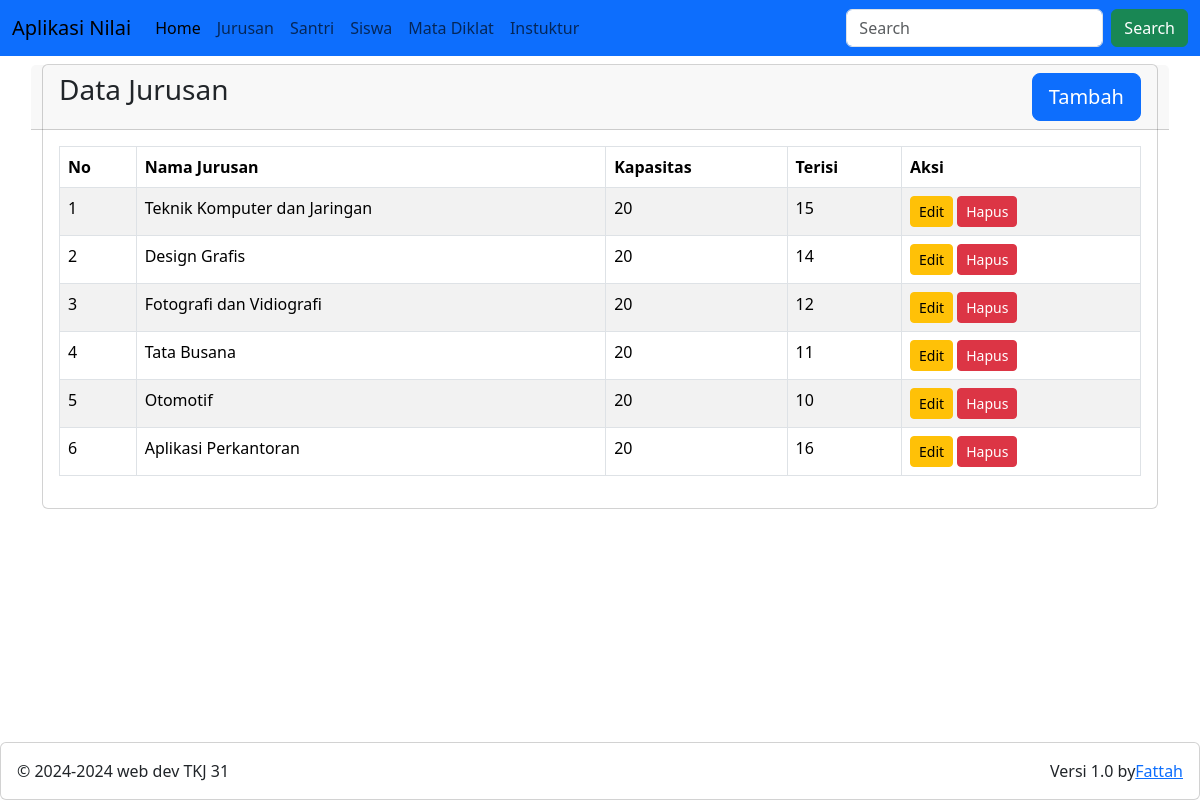
/?m=jurusan, run on the app's committed database.
### tables this page shows
CREATE TABLE `majors` (
  `id` int(11) NOT NULL,
  `name` varchar(75) DEFAULT NULL,
  `capacity` int(11) DEFAULT NULL,
  `fill` int(11) DEFAULT NULL
);

### jurusan/view.php (the view)
<div class="row">
    <div class="col-12">
        <div class="card">
            <div class="card-header row">
                <div class="card-title h3 col-8"> Data Jurusan</div>
                <div class="col-4">
                      <a href="?m=jurusan&s=add" class="btn btn-lg btn-primary float-end">Tambah</a>
                </div>
            </div>
            <div class="card-body">
                <table class="table table-bordered table-striped table-hover">
                    <thead>
                        <tr>
                            <th>No</th>
                            <th>Nama Jurusan</th>
                            <th>Kapasitas</th>
                            <th>Terisi</th>
                            <th>Aksi</th>
                        </tr>
                    </thead>
                    <tbody>
                        <?php
                        include_once('config.php');
                        $sql = "SELECT * FROM majors";
                        $result=mysqli_query($con, $sql);
                        if (mysqli_num_rows($result)) {
                            $no=1;
                            while ($r = mysqli_fetch_assoc($result)) {
                                echo '<tr>
                                <td> '.$no.'</td>
                                <td> '.$r['name'].'</td>
                                <td> '.$r['capacity'].'</td>
                                <td> '.$r['fill'].'</td>
                                <td>
                                    <a href="?m=jurusan&s=edit&id='.$r['id'].'" class="btn btn-warning btn-sm">Edit</a>
                                    <a href="?m=jurusan&s=delete&id='.$r['id'].'" class="btn btn-danger btn-sm" onclick="return confirm(\'Yakin Jurusan Akan Dihapus?, Menghapus Jurusan Akan Menghilangakn semua data santri pada Jurusan Tersebut\')">Hapus</a>
                                </td>
                            </tr>';
                            $no++;
                        }
                        } else {
                            echo '<tr>
                            <td colspan="5" align="center">Data Kosong</td>
                            </tr>';
                        }
                        ?>
                    </tbody>
                </table>
            </div>
        </div>
    </div>
</div>

### index.php (shortened to what this page needs)
<!DOCTYPE html>
<html lang="en">
<head>
    <link href="https://cdn.jsdelivr.net/npm/bootstrap@5.3.3/dist/css/bootstrap.min.css" rel="stylesheet">
</head>
<body>
    <nav class="navbar navbar-expand-lg bg-primary">
        <div class="container-fluid">
            <a class="navbar-brand" href="#">Aplikasi Nilai</a>
            <div class="collapse navbar-collapse" id="navbarSupportedContent">
                <ul class="navbar-nav me-auto mb-2 mb-lg-0">
                    <li class="nav-item">
                        <a class="nav-link active" aria-current="page" href=".">Home</a>
                    </li>
                    <li class="nav-item">
                        <a class="nav-link" href="?m=jurusan">Jurusan</a>
                    </li>
                    <li class="nav-item">
                        <a class="nav-link" href="?m=santri">Santri</a>
                    </li>
                    <li class="nav-item">
                        <a class="nav-link" href="?m=siswa">Siswa</a>
                    </li>
                    <li class="nav-item">
                        <a class="nav-link" href="?m=mapel">Mata Diklat</a>
                    </li>
                    <li class="nav-item">
                        <a class="nav-link" href="?m=instruktur">Instuktur</a>
                    </li>
                </ul>
                <form class="d-flex" role="search">
                    <input class="form-control me-2" type="search" placeholder="Search" aria-label="Search">
                    <button class="btn btn-success" type="submit">Search</button>
                </form>
            </div>
        </div>
    </nav>
    <div class="container mt-2 mb-4">
        <?php include_once ('tkj.php'); ?>
    </div>
        <div class="fixed-bottom">
            <div class="card">
                <div class="card-body">
                    &copy; 2024-<?=date('Y')?> web dev TKJ 31
                    <span class="float-end">
                    Versi 1.0 by<a href="http://fattah.rf.gd" target="_blank" rel="noopener noreferrer">Fattah</a>
                    </span>
                </div>
            </div>
        </div>
</body>
</html>

### tkj.php (shortened to what this page needs)
<?php
$module= isset($_GET['m']) ? $_GET['m'] : 'home';
switch ($module) {
    case 'jurusan':
        include('jurusan/index.php') ;
        break;
}

### jurusan/index.php (shortened to what this page needs)
<?php
$module= isset($_GET['s']) ? $_GET['s'] : 'view';
switch ($module) {
    case 'view':
        include('jurusan/view.php') ;
        break;
}

### index.php (style rules this page uses)
body { background-image: url("images/prof4.jpg"); background-size: cover; background-repeat: no-repeat; }

### data on the page
majors: name "Teknik Komputer dan Jaringan", capacity "20", fill "15"
majors: name "Design Grafis", capacity "20", fill "14"
majors: name "Fotografi dan Vidiografi", capacity "20", fill "12"
majors: name "Tata Busana", capacity "20", fill "11"
majors: name "Otomotif", capacity "20", fill "10"
majors: name "Aplikasi Perkantoran", capacity "20", fill "16"
